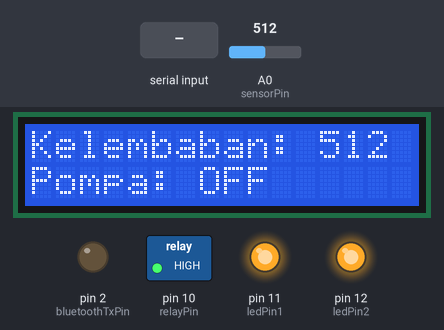
This sketch was run on a simulated Arduino Uno, built with avr-gcc and run on an emulated ATmega328P. Shown: 16×2 character LCD, switched loads named in the sketch (green lamp = pin HIGH), output pins drawn as LEDs (lit = HIGH). Inputs (shaded band) come from the test bench; at power-on: A0 (sensorPin) = 512. What the sketch prints to the serial monitor is not drawn.

Above: at 3.2 s.
3.3 s: A0 (sensorPin) set to 783
At 5.3 s:
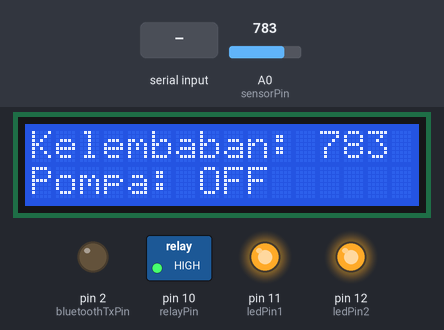
5.6 s: A0 (sensorPin) set to 807
At 6.6 s:
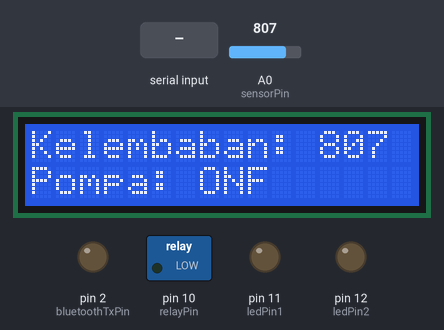
7.7 s: "1" received over Serial
At 8.8 s:
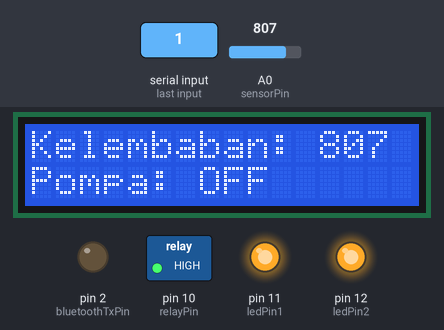
10.7 s: A0 (sensorPin) set to 790
At 11.7 s:
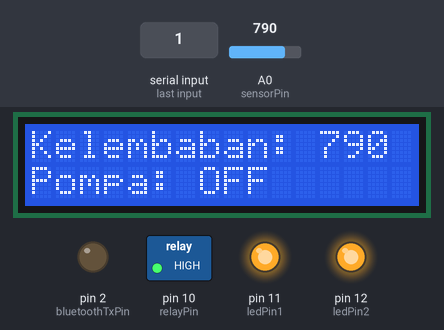
12.8 s: "0" received over Serial
At 13.9 s:
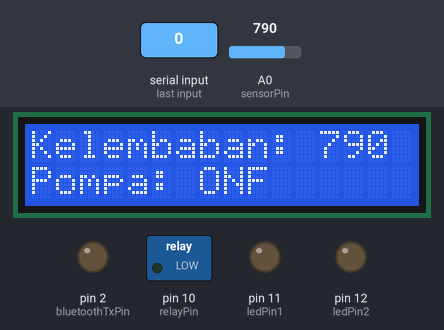
Timing chart, 0 to 15.9 s (numbered marks = the images above; inputs shaded):
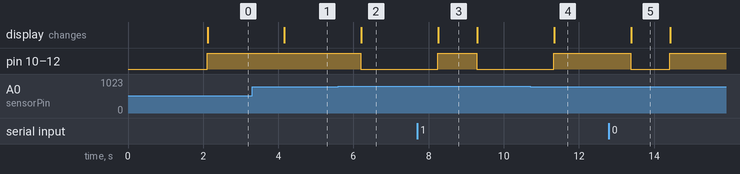

The sketch:

SISTEM_IRIGASI_LCD_BLTTH_LCD.ino
```cpp
#include <Wire.h>
#include <LiquidCrystal_I2C.h>

// Inisialisasi LCD dengan alamat I2C (0x27 atau 0x3F, tergantung pada modul LCD Anda)
LiquidCrystal_I2C lcd(0x27, 16, 2);

const int sensorPin = A0;        // Pin analog sensor kelembaban
const int relayPin = 10;         // Pin digital modul relai
const int bluetoothTxPin = 2;    // Pin TX modul Bluetooth
const int ledPin1 = 11;          // Pin LED 1
const int ledPin2 = 12;          // Pin LED 2

int moistureValue;               // Nilai sensor kelembaban
int moistureThreshold = 800;     // Nilai ambang batas kelembaban
bool pumpOn = false;             // Status pompa air

void setup() {
  Serial.begin(9600);            // Inisialisasi komunikasi serial
  pinMode(relayPin, OUTPUT);     // Set pin modul relai sebagai output
  pinMode(bluetoothTxPin, OUTPUT);// Set pin TX modul Bluetooth sebagai output
  pinMode(ledPin1, OUTPUT);      // Set pin LED 1 sebagai output
  pinMode(ledPin2, OUTPUT);      // Set pin LED 2 sebagai output

  // Inisialisasi LCD
  lcd.begin(16, 2); // Menentukan jumlah kolom dan baris LCD
  lcd.backlight();
  lcd.clear();
  lcd.setCursor(0, 0);
  lcd.print("Moisture System");
  delay(2000); // Tampilkan pesan awal selama 2 detik
  lcd.clear();
}

void loop() {
  // Baca nilai sensor kelembaban
  moistureValue = analogRead(sensorPin);

  // Cetak nilai sensor ke monitor serial
  Serial.print("Kelembaban: ");
  Serial.println(moistureValue);

  // Tampilkan nilai sensor di LCD
  lcd.setCursor(0, 0);
  lcd.print("Kelembaban: ");
  lcd.print(moistureValue);
  lcd.print(" RH   "); // Menambahkan satuan (%) dan menghapus sisa karakter sebelumnya

  // Periksa data yang diterima dari Bluetooth
  if (Serial.available() > 0) {
    char command = Serial.read();

    // MATI pompa air jika menerima '1'
    if (command == '1') {
      digitalWrite(relayPin, HIGH);
      pumpOn = true; // Set status pompa air menjadi menyala
      digitalWrite(ledPin1, HIGH); // MATI LED 1
      digitalWrite(ledPin2, HIGH); // MATI LED 2
      Serial.println("Pompa air mati");
      lcd.setCursor(0, 1);
      lcd.print("Pompa: OFF ");
    }

    // NYALAKAN pompa air jika menerima '0'
    else if (command == '0') {
      digitalWrite(relayPin, LOW);
      pumpOn = false; // Set status pompa air menjadi mati
      digitalWrite(ledPin1, LOW); // NYALAKAN LED 1
      digitalWrite(ledPin2, LOW); // NYALAKAN LED 2
      Serial.println("Pompa air menyala");
      lcd.setCursor(0, 1);
      lcd.print("Pompa: ON");
    }
  }

  // Kontrol pompa air dan LED berdasarkan nilai sensor dan ambang batas
  else {
    if (moistureValue < moistureThreshold && !pumpOn) {
      digitalWrite(relayPin, HIGH);
      pumpOn = true; // Set status pompa air menjadi mati
      digitalWrite(ledPin1, HIGH); // mati LED 1
      digitalWrite(ledPin2, HIGH); // mati LED 2
      Serial.println("Pompa air mati (sensor)");
      lcd.setCursor(0, 1);
      lcd.print("Pompa: OFF ");
    } else if (moistureValue >= moistureThreshold && pumpOn) {
      digitalWrite(relayPin, LOW);
      pumpOn = false; // Set status pompa air menjadi hidup
      digitalWrite(ledPin1, LOW); // hidup LED 1
      digitalWrite(ledPin2, LOW); // hidup LED 2
      Serial.println("Pompa air menyala (sensor)");
      lcd.setCursor(0, 1);
      lcd.print("Pompa: ON");
    }
  }

  delay(1000); // Tunggu 1 detik
}


// #include <Wire.h>
// #include <LiquidCrystal_I2C.h>

// // Inisialisasi LCD dengan alamat I2C (0x27 atau 0x3F, tergantung pada modul LCD Anda)
// LiquidCrystal_I2C lcd(0x27, 16, 2);

// const int sensorPin = A0;        // Pin analog sensor kelembaban
// const int relayPin = 10;         // Pin digital modul relai
// const int bluetoothTxPin = 2;    // Pin TX modul Bluetooth
// const int ledPin1 = 11;          // Pin LED 1
// const int ledPin2 = 12;          // Pin LED 2

// int moistureValue;               // Nilai sensor kelembaban
// int moistureThreshold = 800;     // Nilai ambang batas kelembaban
// bool pumpOn = false;             // Status pompa air

// void setup() {
//   Serial.begin(9600);            // Inisialisasi komunikasi serial
//   pinMode(relayPin, OUTPUT);     // Set pin modul relai sebagai output
//   pinMode(bluetoothTxPin, OUTPUT);// Set pin TX modul Bluetooth sebagai output
//   pinMode(ledPin1, OUTPUT);      // Set pin LED 1 sebagai output
//   pinMode(ledPin2, OUTPUT);      // Set pin LED 2 sebagai output

//   // Inisialisasi LCD
//   lcd.begin(16, 2); // Menentukan jumlah kolom dan baris LCD
//   lcd.backlight();
//   lcd.clear();
//   lcd.setCursor(0, 0);
//   lcd.print("Moisture System");
//   delay(2000); // Tampilkan pesan awal selama 2 detik
//   lcd.clear();
// }

// void loop() {
//   // Baca nilai sensor kelembaban
//   moistureValue = analogRead(sensorPin);

//   // Cetak nilai sensor ke monitor serial
//   Serial.print("Kelembaban: ");
//   Serial.println(moistureValue);

//   // Tampilkan nilai sensor di LCD
//   lcd.setCursor(0, 0);
//   lcd.print("Kelembaban: ");
//   lcd.print(moistureValue);
//   lcd.print("   "); // Menghapus sisa karakter sebelumnya

//   // Periksa data yang diterima dari Bluetooth
//   if (Serial.available() > 0) {
//     char command = Serial.read();

//     // Nyalakan pompa air jika menerima '1'
//     if (command == '1') {
//       digitalWrite(relayPin, HIGH);
//       pumpOn = true; // Set status pompa air menjadi menyala
//       digitalWrite(ledPin1, HIGH); // Nyalakan LED 1
//       digitalWrite(ledPin2, HIGH); // Nyalakan LED 2
//       Serial.println("Pompa air mati");
//       lcd.setCursor(0, 1);
//       lcd.print("Pompa: OFF  ");
//     }

//     // Matikan pompa air jika menerima '0'
//     else if (command == '0') {
//       digitalWrite(relayPin, LOW);
//       pumpOn = false; // Set status pompa air menjadi mati
//       digitalWrite(ledPin1, LOW); // Matikan LED 1
//       digitalWrite(ledPin2, LOW); // Matikan LED 2
//       Serial.println("Pompa air menyala");
//       lcd.setCursor(0, 1);
//       lcd.print("Pompa: ON ");
//     }

//     // Data tidak valid
//     else {
//       Serial.println("Perintah tidak valid");
//       lcd.setCursor(0, 1);
//       lcd.print("Invalid Command");
//     }
//   }

//   // Kontrol pompa air dan LED berdasarkan nilai sensor dan ambang batas
//   else {
//     if (moistureValue < moistureThreshold && !pumpOn) {
//       digitalWrite(relayPin, HIGH);
//       pumpOn = true; // Set status pompa air menjadi menyala
//       digitalWrite(ledPin1, HIGH); // Nyalakan LED 1
//       digitalWrite(ledPin2, HIGH); // Nyalakan LED 2
//       Serial.println("Pompa air mati (sensor)");
//       lcd.setCursor(0, 1);
//       lcd.print("Pompa: OFF  ");
//     } else if (moistureValue >= moistureThreshold && pumpOn) {
//       digitalWrite(relayPin, LOW);
//       pumpOn = false; // Set status pompa air menjadi mati
//       digitalWrite(ledPin1, LOW); // Matikan LED 1
//       digitalWrite(ledPin2, LOW); // Matikan LED 2
//       Serial.println("Pompa air menyala (sensor)");
//       lcd.setCursor(0, 1);
//       lcd.print("Pompa: ON ");
//     }
//   }

//   delay(1000); // Tunggu 1 detik
// }
```

Measured:
- the behaviour switches between 799 and 800 on A0 (sensorPin) (found by bisection; images 1 and 2)
- after the input at 3.3 s, the display: changes after 0.86 s (image 1)
- after the input at 5.6 s, pin 10 (relayPin), pin 11 (ledPin1), pin 12 (ledPin2): HIGH → LOW after 0.60 s; the display: changes after 0.61 s (image 2)
- after the input at 7.7 s, pin 10 (relayPin), pin 11 (ledPin1), pin 12 (ledPin2): LOW → HIGH after 0.55 s, → LOW 1.0 s later; the display: changes after 0.56 s (image 3)
- after the input at 10.7 s, pin 10 (relayPin), pin 11 (ledPin1), pin 12 (ledPin2): LOW → HIGH after 0.63 s; the display: changes after 0.64 s (image 4)
- after the input at 12.8 s, pin 10 (relayPin), pin 11 (ledPin1), pin 12 (ledPin2): HIGH → LOW after 0.58 s, → HIGH 1.0 s later; the display: changes after 0.59 s (image 5)
- what the display in image 3 shows lasts 1.0 s, from 8.3 s to 9.3 s
